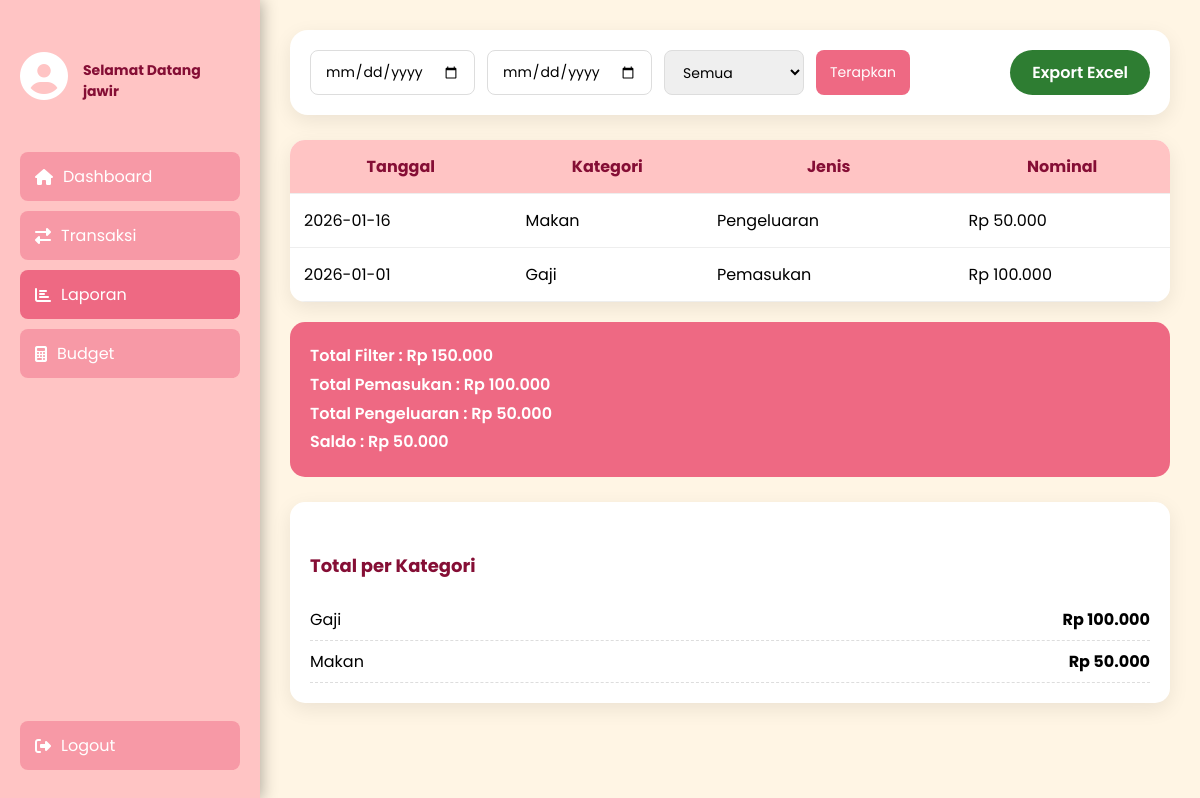
The app's page /user/php/laporan.php (signed in), older data.
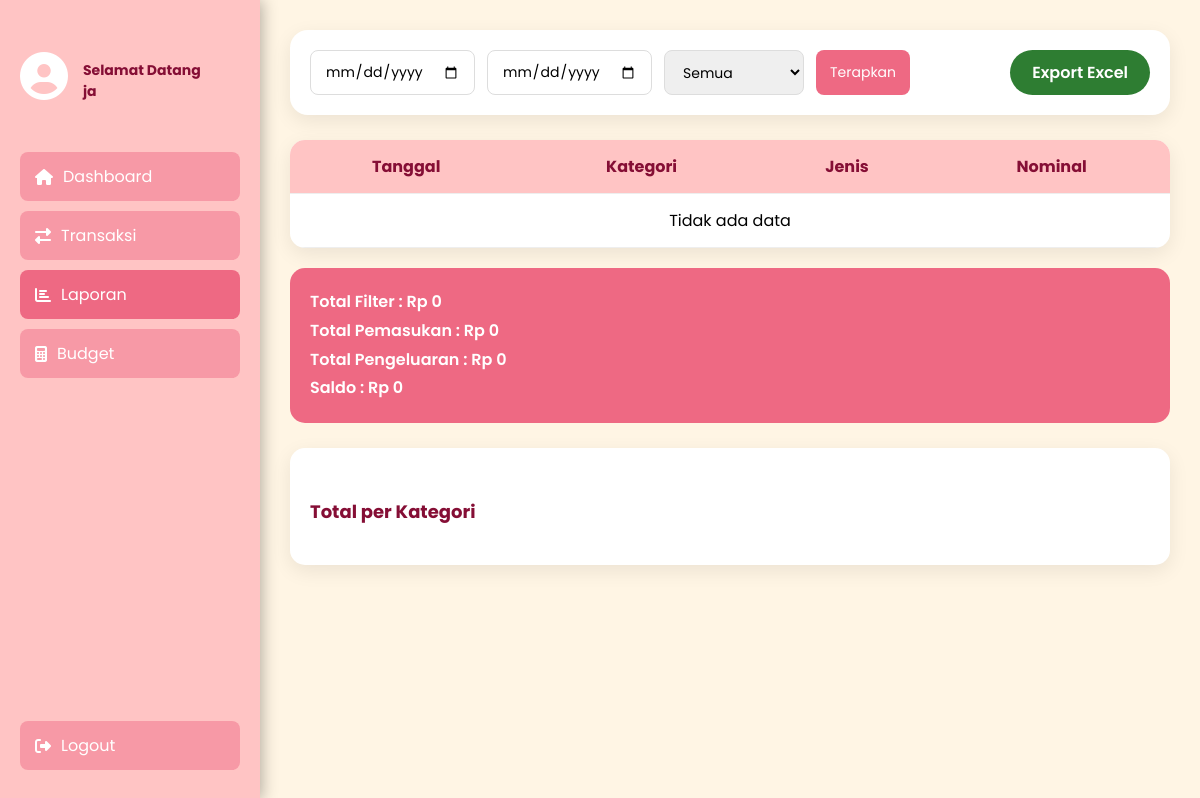
The same page, newer data.
### tables this page shows
CREATE TABLE `transaksi` (
  `id_transaksi` int NOT NULL,
  `id_user` int DEFAULT NULL,
  `id_kategori` int DEFAULT NULL,
  `jenis` enum('Pemasukan','Pengeluaran') NOT NULL,
  `nominal` decimal(12,2) NOT NULL,
  `keterangan` varchar(255) DEFAULT NULL,
  `tanggal` date NOT NULL
);

CREATE TABLE `kategori` (
  `id_kategori` int NOT NULL,
  `nama_kategori` varchar(50) NOT NULL,
  `jenis` enum('Pemasukan','Pengeluaran') NOT NULL
);

### user/php/laporan.php (the view, shortened to what this page needs)
<?php
require '../../function.php';
$id_user = $_SESSION['id_user'];
$dari   = $_GET['dari'] ?? '';
$sampai = $_GET['sampai'] ?? '';
$where = "WHERE t.id_user='$id_user'";
$q_laporan = mysqli_query($db,"
    SELECT t.tanggal, k.nama_kategori, t.jenis, t.nominal
    FROM transaksi t
    JOIN kategori k ON t.id_kategori=k.id_kategori
    $where
    ORDER BY t.tanggal DESC
");
$q_in  = mysqli_query($db,"SELECT SUM(nominal) total FROM transaksi WHERE id_user='$id_user' AND jenis='Pemasukan'");
$q_out = mysqli_query($db,"SELECT SUM(nominal) total FROM transaksi WHERE id_user='$id_user' AND jenis='Pengeluaran'");
$q_fil = mysqli_query($db,"SELECT SUM(nominal) total FROM transaksi t $where");
$total_in     = mysqli_fetch_assoc($q_in)['total'] ?? 0;
$total_out    = mysqli_fetch_assoc($q_out)['total'] ?? 0;
$total_filter = mysqli_fetch_assoc($q_fil)['total'] ?? 0;
$q_kategori = mysqli_query($db,"
    SELECT k.nama_kategori, SUM(t.nominal) total
    FROM transaksi t
    JOIN kategori k ON t.id_kategori=k.id_kategori
    $where
    GROUP BY k.id_kategori
");
?>
<?php include '../../layout/header/header-user.php'; ?>
<div class="main">
<div class="filter-wrapper" data-aos="fade-up">
    <form class="filter-box" method="GET">
        <input type="date" name="dari" value="<?= $dari ?>">
        <input type="date" name="sampai" value="<?= $sampai ?>">
        <select name="jenis">
            <option value="Semua">Semua</option>
        </select>
        <button type="submit">Terapkan</button>
    </form>
    <div class="export-box">
        <a href="export_excel.php?<?= $_SERVER['QUERY_STRING'] ?>" class="btn-export excel">Export Excel</a>
    </div>
</div>
<table data-aos="zoom-in">
<tr>
    <th>Tanggal</th>
    <th>Kategori</th>
    <th>Jenis</th>
    <th>Nominal</th>
</tr>
<?php if(mysqli_num_rows($q_laporan)==0): ?>
<tr><td colspan="4" align="center">Tidak ada data</td></tr>
<?php endif; ?>
<?php while($r=mysqli_fetch_assoc($q_laporan)): ?>
<tr>
    <td data-label="Tanggal"><?= $r['tanggal'] ?></td>
    <td data-label="Kategori"><?= $r['nama_kategori'] ?></td>
    <td data-label="Jenis"><?= $r['jenis'] ?></td>
    <td data-label="Nominal">Rp <?= number_format($r['nominal'],0,',','.') ?></td>
</tr>
<?php endwhile; ?>
</table>
<div class="total-box" data-aos="fade-up">
    Total Filter : Rp <?= number_format($total_filter,0,',','.') ?><br>
    Total Pemasukan : Rp <?= number_format($total_in,0,',','.') ?><br>
    Total Pengeluaran : Rp <?= number_format($total_out,0,',','.') ?><br>
    Saldo : Rp <?= number_format($total_in - $total_out,0,',','.') ?>
</div>
<div class="kategori-box" data-aos="fade-up">
    <h3>Total per Kategori</h3>
    <?php while($k=mysqli_fetch_assoc($q_kategori)): ?>
        <p>
            <span><?= $k['nama_kategori'] ?></span>
            <b>Rp <?= number_format($k['total'],0,',','.') ?></b>
        </p>
    <?php endwhile; ?>
</div>
</div>
<?php include '../../layout/footer/footer-user.php'; ?>

### layout/header/header-user.php (shortened to what this page needs)
<!DOCTYPE html>
<html lang="id">
<head>
<link rel="stylesheet" href="../css/dashboard.css">
<link rel="stylesheet" href="../css/laporan.css">
<link rel="stylesheet" href="../css/transactions.css">
<link rel="stylesheet" href="../css/budget.css">
<link rel="stylesheet" href="https://cdnjs.cloudflare.com/ajax/libs/font-awesome/6.4.0/css/all.min.css">
<link href="https://unpkg.com/aos@2.3.4/dist/aos.css" rel="stylesheet">
</head>
<body>
<div class="sidebar" id="sidebar" data-aos="fade-right">
    <div>
        <div class="sidebar-profile">
            <?php
            $id_user = $_SESSION['id_user'];
            $halaman = basename($_SERVER['PHP_SELF']);
            $qProfile = mysqli_query($db, "SELECT foto FROM profile WHERE id_user='$id_user'");
            $profile  = mysqli_fetch_assoc($qProfile);
            ?>
            <a href="profile.php">
                <?php if (!empty($profile['foto'])) : ?>
                    <img src="../img/<?= $profile['foto']; ?>" class="profile-img" style="width: 50px; height: 50px; border-radius: 50%; object-fit: cover;">
                <?php else : ?>
                    <i class="fas fa-user-circle fa-3x"></i>
                <?php endif; ?>
            </a>
            <h3>
                <span>Selamat Datang</span><br>
                <?= htmlspecialchars($_SESSION['nama']); ?>
            </h3>
        </div>
      <ul>
    <li class="<?= ($halaman == 'dashboard.php') ? 'active' : '' ?>">
        <a href="dashboard.php">
            <i class="fas fa-home"></i> Dashboard
        </a>
    </li>
    <li class="<?= ($halaman == 'transactions.php') ? 'active' : '' ?>">
        <a href="transactions.php">
            <i class="fas fa-exchange-alt"></i> Transaksi
        </a>
    </li>
    <li class="<?= ($halaman == 'laporan.php') ? 'active' : '' ?>">
        <a href="laporan.php">
            <i class="fas fa-chart-bar"></i> Laporan
        </a>
    </li>
    <li class="<?= ($halaman == 'budget.php') ? 'active' : '' ?>">
        <a href="budget.php">
            <i class="fas fa-calculator"></i> Budget
        </a>
    </li>
</ul>
    </div>
    <div class="logout">
        <a href="../../login.php">
            <i class="fas fa-sign-out-alt"></i> Logout
        </a>
    </div>
</div>

### layout/footer/footer-user.php (shortened to what this page needs)
</body>
</html>

### user/css/laporan.css (style rules this page uses)
body { margin:0;font-family:Poppins,Arial;background:#FFF5E4 }
.main { padding:30px;min-height:100vh }
.filter-wrapper { background:white; padding:20px; border-radius:18px; display:flex; justify-content:space-between; align-items:center; flex-wrap:wrap; gap:15px; box-shadow:0 6px 20px rgba(0,0,0,.08); }
.filter-box { display:flex; gap:12px; flex-wrap:wrap; }
.filter-box input,.filter-box select,.filter-box button { padding:10px 14px; border-radius:8px; border:1px solid #ddd; }
.filter-box button { background:#EE6983; color:white; border:none; cursor:pointer; }
.export-box { display:flex;gap:12px }
.btn-export { padding:10px 22px; border-radius:30px; text-decoration:none; color:white; font-weight:600; }
.excel { background:#2E7D32 }
table { width:100%; margin-top:25px; background:white; border-radius:15px; border-collapse:collapse; overflow:hidden; box-shadow:0 6px 20px rgba(0,0,0,.08); }
th,td { padding:14px;border-bottom:1px solid #eee }
th { background:#FFC4C4;color:#850E35 }
.total-box { margin-top:20px; background:#EE6983; color:white; padding:20px; border-radius:15px; line-height:1.8; font-weight:600; }
.kategori-box { margin-top:25px; background:white; padding:20px; border-radius:15px; box-shadow:0 6px 20px rgba(0,0,0,.08); }
.kategori-box p { display:flex; justify-content:space-between; padding:8px 0; border-bottom:1px dashed #ddd; }

### user/css/transactions.css (style rules this page uses)
.main { margin-left: 260px; padding: 40px; }
h3 { color: #850E35; margin-top: 30px; margin-bottom: 20px; font-size: 18px; }
input, select { border-radius: 8px; padding: 12px 15px; border: 1px solid #E0E0E0; font-size: 14px; transition: border-color 0.3s ease; }

### user/css/budget.css (style rules this page uses)
:root { --primary:#850E35; --secondary:#FF5C8A; --bg:#FFF5E4; --card:#ffffff; --soft:#FFF1DC; }
* { box-sizing:border-box; font-family:'Poppins',sans-serif; }
.main { padding:30px; background:var(--bg); min-height:100vh; }
button { border:none; padding:10px 16px; border-radius:12px; cursor:pointer; font-size:14px; transition:.2s; }

### layout/header/header-user.php (style rules this page uses)
* { margin: 0; padding: 0; box-sizing: border-box; }
body { font-family: 'Poppins'; background: #ededed; }
.sidebar { width: 260px; height: 100vh; position: fixed; background: #FFC4C4; padding: 30px 20px; display: flex; flex-direction: column; justify-content: space-between; box-shadow: 2px 0 15px rgba(0,0,0,0.3); z-index: 100; }
.sidebar-profile { display: flex; align-items: center; gap: 15px; margin-bottom: 30px; }
.sidebar h3 { font-size: 14px; }
.sidebar span { color: #850E35; }
.sidebar ul { list-style: none; }
.sidebar ul li { padding: 12px 15px; margin-bottom: 10px; border-radius: 8px; background: #ee69847a; transition: 0.3s; }
.sidebar ul li.active { background:#EE6983; color:#fff; }
.sidebar a { color: white; text-decoration: none; display: flex; align-items: center; gap: 10px; }
.logout { padding: 12px 15px; border-radius: 8px; background: #ee69847a; transition: 0.3s; }
.logout a { color: white; text-decoration: none; display: flex; align-items: center; gap: 10px; }

Row changes from the older to the newer data that the page shows:
removed transaksi: tanggal "2026-01-16", id_kategori.nama_kategori "Makan", jenis "Pengeluaran", nominal "50.000"
removed transaksi: tanggal "2026-01-01", id_kategori.nama_kategori "Gaji", jenis "Pemasukan", nominal "100.000"
Text that changed along with them:
$_SESSION['nama']: "jawir" → "ja"
$total_filter: "150.000" → "0"
$total_in: "100.000" → "0"
$total_out: "50.000" → "0"
$total_in - $total_out: "50.000" → "0"
text now shown: "Tidak ada data"
list line gone: "Gaji Rp 100.000"
list line gone: "Makan Rp 50.000"
